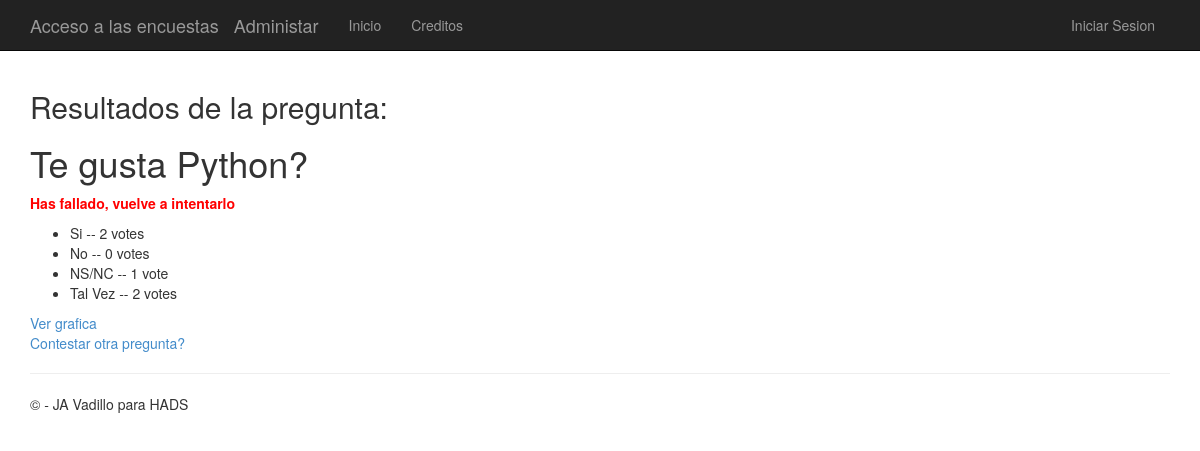
Screenshot of /2/2/results/ with the database file from the repository.
### app/models.py (models this page shows)
class Question(models.Model):
    question_text = models.CharField(max_length=200)
    pub_date = models.DateTimeField('date published')
    tema = models.CharField(max_length=200)

class Choice(models.Model):
    question = models.ForeignKey(Question)
    choice_text = models.CharField(max_length=200)
    votes = models.IntegerField(default=0)
    Correcta=models.BooleanField()

### app/views.py (the view)
# urls.py: url(r'^(?P<question_id>\d+)/(?P<choice_id>\d+)/results/$', app.views.results, name='results'),
def results(request, question_id, choice_id):
    question = get_object_or_404(Question, pk=question_id)
    choice= get_object_or_404(Choice, pk=choice_id)
    correct=''
    wrong=''
    if(choice.Correcta==True):
        correct='Respuesta correcta, has acertado Crack!!!'
    else:
        wrong='Has fallado, vuelve a intentarlo'
    return render(request, 'polls/results.html', {'title':'Resultados de la pregunta:','question': question,'acertar':correct,'fallar':wrong})

### app/templates/polls/results.html (shortened to what this page needs)
﻿{% extends "app/layout.html" %}
{% block content %}
<h2>{{ title }}</h2>
<h1>{{ question.question_text }}</h1>
{% if fallar %}<p><strong style="color:red;"><b>{{ fallar }}</b></strong></p>{% endif %}
<ul>
{% for choice in question.choice_set.all %}
    <li>{{ choice.choice_text }} -- {{ choice.votes }} vote{{ choice.votes|pluralize }}</li>
{% endfor %}
</ul>
<a href="{% url 'chart' question.id %}"> Ver grafica</a><br />
<a href="{% url 'index' %}">Contestar otra pregunta?</a>
{% endblock %}

### app/templates/app/layout.html (shortened to what this page needs)
﻿<!DOCTYPE html>
<html>
<head>
    {% load staticfiles %}
    <link rel="stylesheet" type="text/css" href="{% static 'app/content/bootstrap.min.css' %}" />
    <link rel="stylesheet" type="text/css" href="{% static 'app/content/site.css' %}" />
</head>
<body>
    <div class="navbar navbar-inverse navbar-fixed-top">
        <div class="container">
            <div class="navbar-header">
                <a href="/polls/" class="navbar-brand">Acceso a las encuestas</a>
                <a href="/admin/" class="navbar-brand">Administar</a>
            </div>
            <div class="navbar-collapse collapse">
                <ul class="nav navbar-nav">
                    <li><a href="{% url 'home' %}">Inicio</a></li>
                    <li><a href="{% url 'contact' %}">Creditos</a></li>
                </ul>
                {% include 'app/loginpartial.html' %}
            </div>
        </div>
    </div>
    <div class="container body-content">
{% block content %}{% endblock %}
        <hr/>
        <footer>
            <p>&copy; {{ year }} - JA Vadillo para HADS</p>
        </footer>
    </div>
</body>
</html>

### app/templates/app/loginpartial.html
{% if user.is_authenticated %}
<form id="logoutForm" action="/logout" method="post" class="navbar-right">
    {% csrf_token %}
    <ul class="nav navbar-nav navbar-right">
        <li><span class="navbar-brand">Bienvenido ... {{ user.username }}!</span></li>
        <li><a href="javascript:document.getElementById('logoutForm').submit()">Cerrar Sesion</a></li>
    </ul>
</form>
{% else %}
<ul class="nav navbar-nav navbar-right">
    <li><a href="{% url 'login' %}">Iniciar Sesion</a></li>
</ul>
{% endif %}

### app/static/app/content/site.css (style rules this page uses)
body { padding-top: 50px; padding-bottom: 20px; }
.body-content { padding-left: 15px; padding-right: 15px; }

### rows the page displays
Question: question_text "Te gusta Python?"
Choice: choice_text "Si", votes "2"
Choice: choice_text "No", votes "0"
Choice: choice_text "NS/NC", votes "1"
Choice: choice_text "Tal Vez", votes "2"

### other values shown
{{ title }} "Resultados de la pregunta:"
{{ fallar }} "Has fallado, vuelve a intentarlo"
